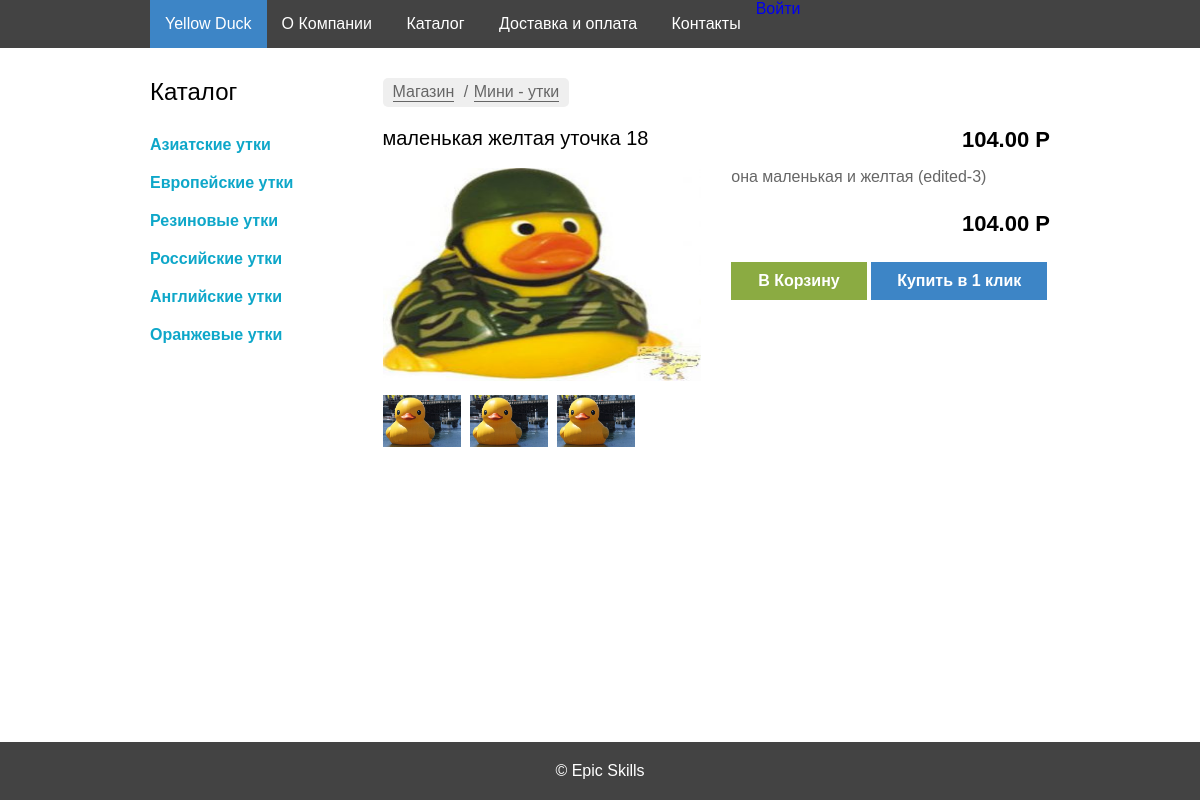
/product/?id=3, run on the app's committed database.
### tables this page shows
CREATE TABLE `categories` ( 
	`id` Int( 11 ) AUTO_INCREMENT NOT NULL, 
	`title` VarChar( 255 ) NOT NULL,
	 PRIMARY KEY ( `id` )
 )
CHARACTER SET = utf8
COLLATE = utf8_general_ci;

CREATE TABLE `products` ( 
	`id` Int( 11 ) AUTO_INCREMENT NOT NULL, 
	`title` VarChar( 255 ) NOT NULL, 
	`description` Text NULL, 
	`price` Double( 7, 2 ) NOT NULL, 
	`image_id` Int( 11 ) NOT NULL DEFAULT '1', 
	`created_at` DateTime NULL, 
	`updated_at` DateTime NOT NULL, 
	`category_id` Int( 11 ) NULL,
	 PRIMARY KEY ( `id` )
 )
CHARACTER SET = utf8
COLLATE = utf8_general_ci;

CREATE TABLE `images` ( 
	`id` Int( 11 ) AUTO_INCREMENT NOT NULL, 
	`photo` VarChar( 255 ) NOT NULL, 
	`created_at` DateTime NULL, 
	`updated_at` DateTime NULL,
	 PRIMARY KEY ( `id` )
 )
CHARACTER SET = utf8
COLLATE = utf8_general_ci;

### src/autoload.php (called while the page is built, shortened)
<?php
function autoload($className) {
    $src_path = __DIR__ . '/../src/';
    $className = ltrim($className, '\\');
    $fileName  = '';
    if ($lastNsPos = strrpos($className, '\\')) {
        $namespace = substr($className, 0, $lastNsPos);
        $className = substr($className, $lastNsPos + 1);
        $fileName  = str_replace('\\', DIRECTORY_SEPARATOR, $namespace) . DIRECTORY_SEPARATOR;
    }
    $fileName .= str_replace('_', DIRECTORY_SEPARATOR, $className) . '.php';
}

### src/App/DB/Connection.php (called while the page is built, shortened)
<?php
class Connection {
    private $connection;
    public function __construct($username,$password) {
        try {
            $this->connection = new \PDO(
                'mysql:host=localhost;dbname=duck_store;charset=utf8',
                $username,
                $password
            );
        } catch (Exception $e) {
            die($e->getMessage());
        }
    }
    public function prepare($sql) {
        return $this->connection->prepare($sql);
    }
}

### src/App/DB/Categories.php (called while the page is built, shortened)
<?php
class Categories {
    public static function getAll(Connection $connection) {
        $cat_stmt = $connection->prepare("SELECT * FROM `categories`");
        $cat_stmt->execute();
        return $cat_stmt->fetchAll(\PDO::FETCH_ASSOC);
    }
}

### src/App/DB/Products.php (called while the page is built, shortened)
<?php
class Products {
    public static function get($id, Connection $connection) {
        $statement = $connection->prepare('SELECT p.id, p.title, p.description, p.price, i.photo
 FROM `products` p INNER JOIN `images` i ON p.image_id = i.id WHERE p.id = :id');
        $statement->execute([':id' => $id]);
        return $statement->fetch(\PDO::FETCH_ASSOC);
    }
}

### src/templates/_menu.php (the view)
<aside class="column column3">
	<h2>Каталог</h2>
	<ul>
        <?php
        foreach($categories as $_category){
            echo "<li><a href='"
                .\App\Utilities\Options::URL
                ."/category/?id="
                .$_category['id']."'>"
                .$_category['title']."</a></li>";
        }
        ?>
	</ul>
</aside>

### src/templates/_item-page.php
<div class=" row clearfix item-heading">
    <h1 class="item-name column column6"><?=$product['title'];?></h1>
    <p class="price column column6"><?=$product['price'];?> P</p>
</div>
<div class="row clearfix">
    <div class="column column6">
        <div class="item-gallery">
           <img src="<?=$product['photo'];?>" alt="уточка">
            <div class="small-images">
                <img src="<?= \App\Utilities\Options::ASSETS_PATH ?>img/item.jpeg" alt="уточка">
                <img src="<?= \App\Utilities\Options::ASSETS_PATH ?>img/item.jpeg" alt="уточка">
                <img src="<?= \App\Utilities\Options::ASSETS_PATH ?>img/item.jpeg" alt="уточка">
            </div>
        </div>
    </div>
    <div class="column column6">
        <p class="item-description">
            <?=$product['description'];?>
        </p>
        <p class="price"><?=$product['price'];?> P</p>
        <div class="order-btns">
            <a href="" class="btn-basket">В Корзину</a>
            <a href="" class="btn-click">Купить в 1 клик</a>
        </div>
    </div>
</div>

### web/css/style.css (style rules this page uses)
* { margin: 0; padding: 0; -webkit-box-sizing: border-box; -moz-box-sizing: border-box; box-sizing: border-box; }
body { background-color: #fff; width: 100%; }
.clearfix::after { content: ''; display: table; clear: both; }
.row { margin-left: -15px; margin-right: -15px; }
.column { position: relative; min-height: 1px; padding-left: 15px; padding-right: 15px; float: left; }
.column3 { width: 25%; }
.column6 { width: 50%; }
a { text-decoration: none; }
li { list-style-type: none; }
p { font-size: 16px; }
h1,h2,h3 { font-weight: normal; }
h2 { font-size: 24px; margin-bottom: 20px; }
nav li,nav li a,.btn-basket { display: inline-block; }
aside a { display: block; color: #0ea7c9; padding: 10px 0; font-size: 16px; font-weight: bold; }
.btn-basket { background-color: #8bab42; color: #fff; padding: 10px 27px; font-weight: bold; }
.item-heading { margin-bottom: 15px; }
.item-heading h1 { margin: 0; float: left; font-size: 20px; font-weight: normal; }
.item-heading p { float: right; }
.price { text-align: right; font-weight: bold; font-size: 22px; }
.item-gallery>img { width: 100%; height: 213px; margin-bottom: 10px; }
.small-images img { width: 78px; margin-right: 5px; }
.item-description { color: #666; margin-bottom: 25px; }
.order-btns { margin-top: 25px; }
.btn-click { display: inline-block; padding: 10px 26px; background-color: #3d85c6; color: #fff; font-weight: bold; }

### data on the page
categories: title "Азиатские утки"
categories: title "Европейские утки"
categories: title "Резиновые утки"
categories: title "Российские утки"
categories: title "Английские утки"
categories: title "Оранжевые утки"
products: title "маленькая желтая уточка 18", price "104.00", image.photo (picture), description "она маленькая и желтая (edited-3)"
